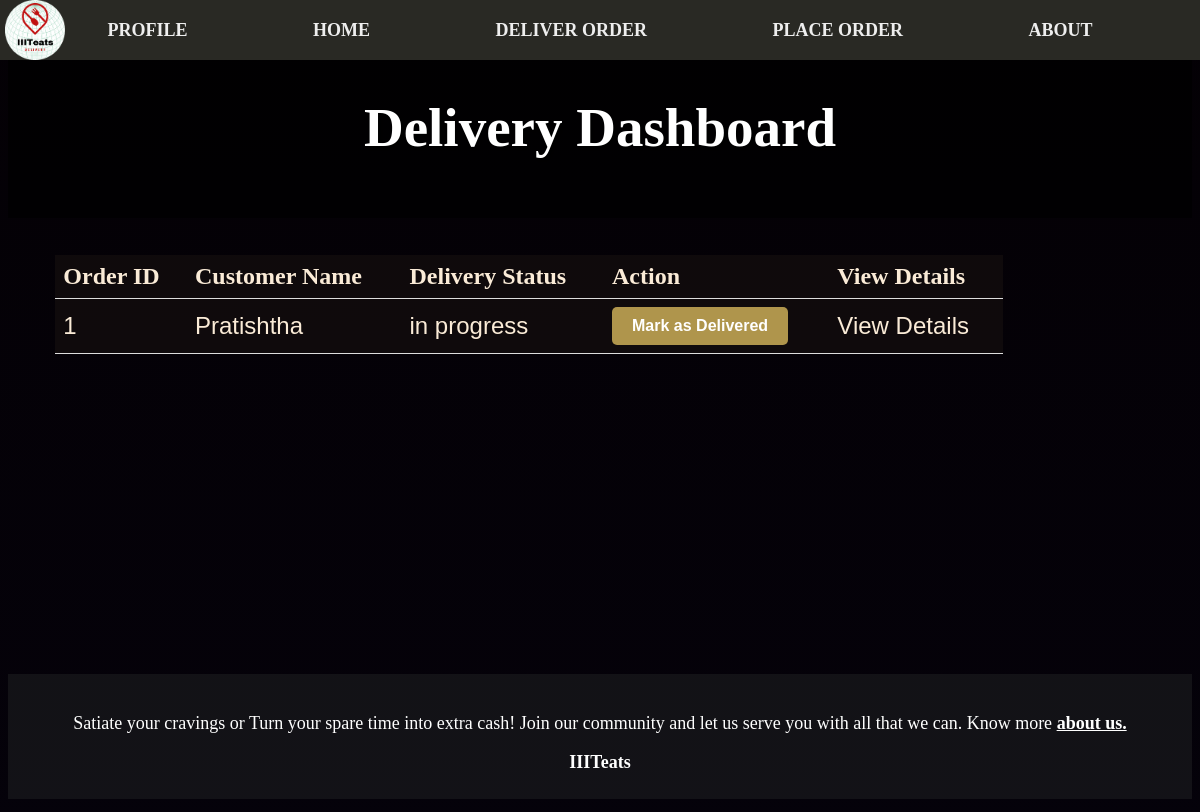
Screenshot of /delivery-dashboard (signed in) with the database file from the repository.
### tables this page shows
CREATE TABLE Deliveries (
    delivery_id INTEGER PRIMARY KEY,
    order_id INTEGER NOT NULL,
    user_id INTEGER NOT NULL,
    status TEXT NOT NULL,
    FOREIGN KEY (order_id) REFERENCES Orders(order_id),
    FOREIGN KEY (user_id) REFERENCES Users(user_id)
);

CREATE TABLE Users (
  id INTEGER PRIMARY KEY,
  name TEXT
, password text);

### app.py (the view)
@app.route('/delivery-dashboard')
def delivery_dashboard():
    user_id = session.get('user_id')  # Use session.get() to avoid KeyError if user_id is not set
    if user_id is None:
        return redirect('/login')  # Redirect to the login page or any other desired page
    conn = sqlite3.connect('./iiiteats.db')
    cursor = conn.cursor()
    cursor.execute("""
        SELECT deliveries.order_id, users.name, deliveries.status
        FROM deliveries
        JOIN orders ON deliveries.order_id = orders.order_id
        JOIN users ON orders.user_id = users.id
        WHERE deliveries.user_id = ?

        """, (user_id,))
    assigned_orders = cursor.fetchall()
    conn.commit()
    conn.close()
    return render_template('delivery_dashboard.html', orders=assigned_orders)

### templates/delivery_dashboard.html (shortened to what this page needs)
<!DOCTYPE html>
<html>
  <head>
    <link rel="stylesheet" href="../static/delivery_dashboard.css" />
    <link rel="stylesheet" href="../static/navbar.css" />
    <link rel="stylesheet" href="../static/footer.css" />
  </head>
  <body>
    <nav class="navbar">
      <img src="../static/hackathon_logo.png" alt="logo" />
      <a href="/profile">PROFILE</a>
      <a href="/main">HOME</a>
      <a href="/take_orders">DELIVER ORDER</a>
      <a href="/canteens">PLACE ORDER</a>
      <a href="/about">ABOUT</a>
    </nav>
    <h1>Delivery Dashboard</h1>
    <table>
      <tr>
        <th>Order ID</th>
        <th>Customer Name</th>
        <th>Delivery Status</th>
        <th>Action</th>
        <th>View Details</th>
      </tr>
      {% for order in orders %}
      <tr>
        <td>{{ order[0] }}</td>
        <td>{{ order[1] }}</td>
        <td>{{ order[2] }}</td>
        <td>
          <form method="post" action="/mark-delivered/{{ order[0] }}">
            <button type="submit">Mark as Delivered</button>
          </form>
        </td>
        <td><a href="/order_items/{{ order[0] }}">View Details</a></td>
      </tr>
      {% endfor %}
    </table>
    <footer>
      <br>
      <p>Satiate your cravings or Turn your spare time into extra cash! Join our community and let us serve you with all that we can. Know more <u> <b> <a
                      href="/about">about us.</a> </u> </b> </p>
      <p><b>IIITeats</b></p>
      <br>
  </footer>
  </body>
</html>

### static/delivery_dashboard.css (style rules this page uses)
h1 { text-align: center; color: white; font-size: 55px; text-shadow: 2px 2px 4px black; background-color: rgba(0, 0, 0, 0.63); padding: 5%; }
body { background-color: black; background-image: linear-gradient( to bottom, rgba(6, 1, 7, 0.685), rgba(12, 5, 26, 0.386) ), url("https://cutewallpaper.org/21/fast-food-wallpaper/Wallpaper-tomato-hamburger-Patty-sandwich-fast-food-bun-.jpg"); background-repeat: no-repeat; background-size: cover; background-attachment: fixed; }
table { margin-left: 4%; font-size: 24px; background-color: #151010ad; width: 80%; border-collapse: collapse; margin-bottom: 27%; }
td { padding: 8px; text-align: left; border-bottom: 1px solid #ddd; color: antiquewhite; font-family: "Lucida Sans", "Lucida Sans Regular", "Lucida Grande", "Lucida Sans Unicode", Geneva, Verdana, sans-serif; }
th { padding: 8px; text-align: left; border-bottom: 1px solid #ddd; color: antiquewhite; }
button { display: inline-block; padding: 10px 20px; font-size: 16px; font-weight: bold; text-align: center; text-decoration: none; background-color: #af954c; color: #ffffff; border: none; border-radius: 5px; cursor: pointer; }

### static/navbar.css (style rules this page uses)
.navbar { background-color: rgba(49, 49, 43, 0.849); position: fixed; z-index: 100; top: 0; left: 0; height: 60px; width: 100%; display: flex; justify-content: space-evenly; align-items: center; }
.navbar a { float: left; display: block; color: #eeeeee; text-align: center; padding: 15px 18px; font-size: 18px; font-weight: bold; }
a, a:hover, a:focus, a:active { text-decoration: none; color: inherit; }
.navbar img { width: 60px; height: 60px; position: absolute; top: 0px; left: 5px; }

### static/footer.css (style rules this page uses)
footer { margin-top: 100px; text-align: center; bottom: 0; font-size: 18px; width: 100%; height: 125px; background-color: #1f202293; color: white; }

### rows the page displays
Deliveries: order "1", name "Pratishtha", status "in progress"
